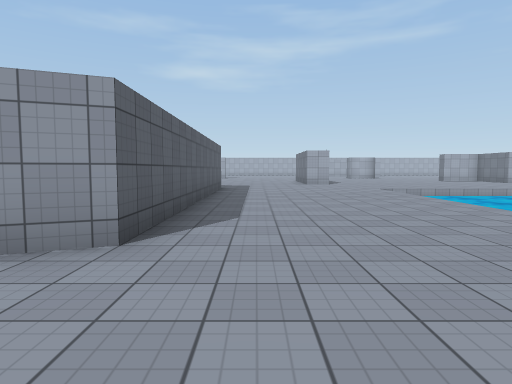
view 1 (above)

18 first-person views from a walk through a 3-D level made in the Unity game engine. The camera is 1.4 m above the floor, tilts 4° down and sees 75° across. The floor is counted in squares, 2 m on a side. Each view is taken from the middle of a square. On the plan, view 1 faces up. The plan holds only what a view shows up to about 10 squares ahead; the rest is blank. The place goes on beyond the plan. Surface patterns are stand-ins for the level's own textures.

view 2
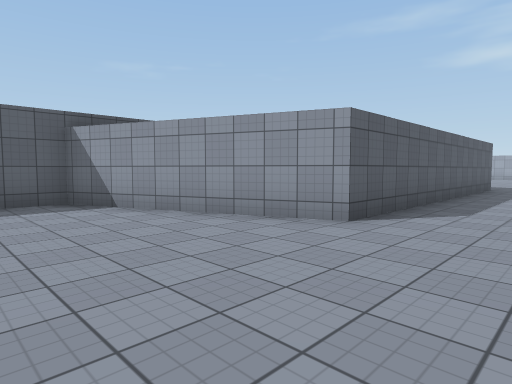

view 3
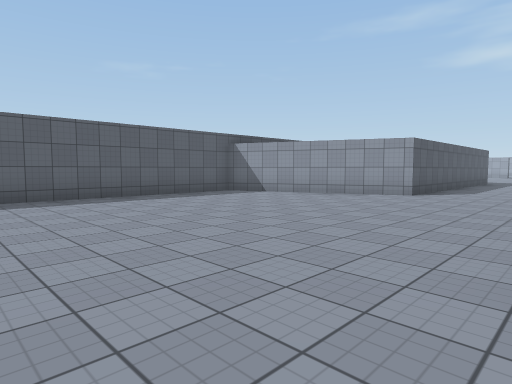

view 4
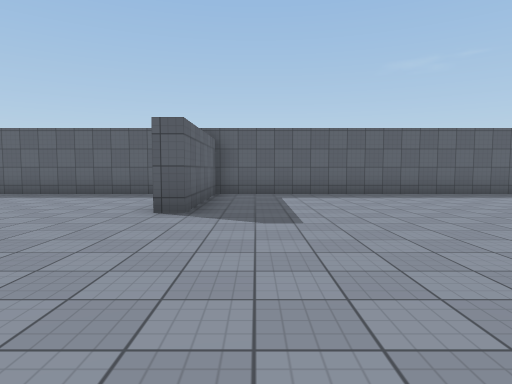

view 5
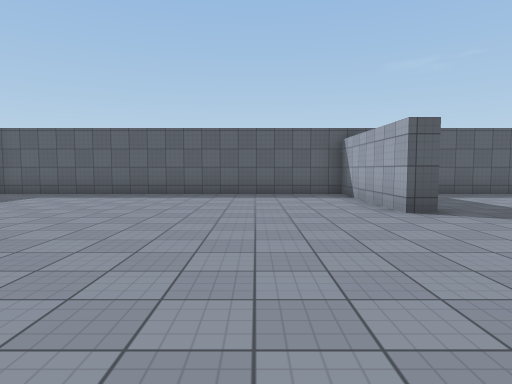

view 6
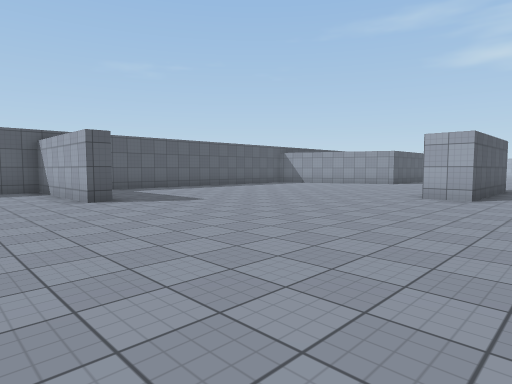

view 7
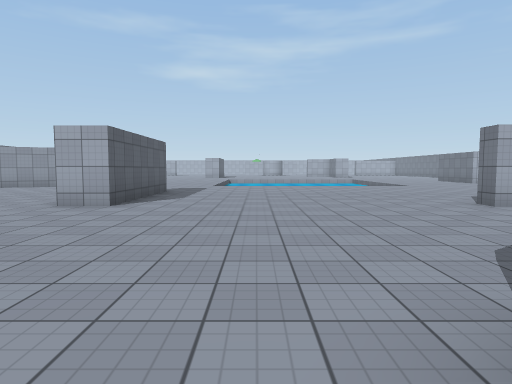

view 8
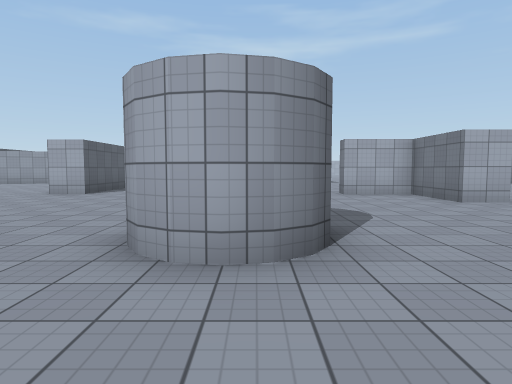

view 9
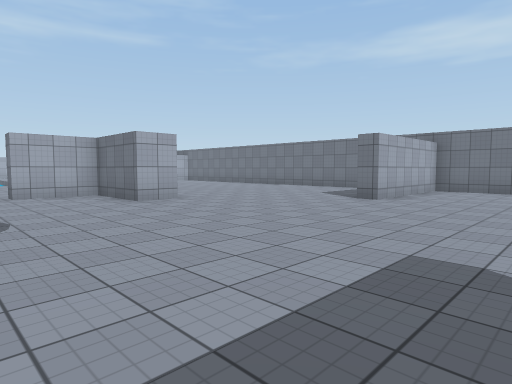

view 10
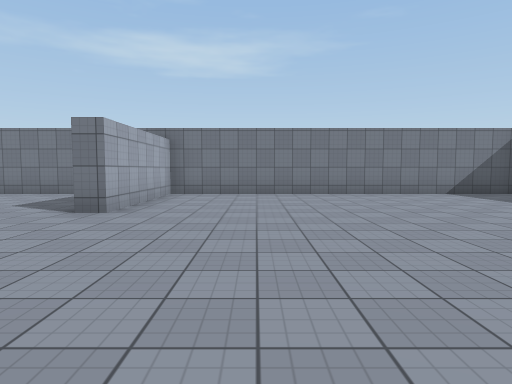

view 11
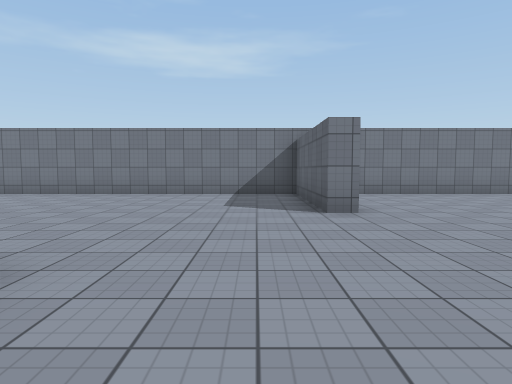

view 12
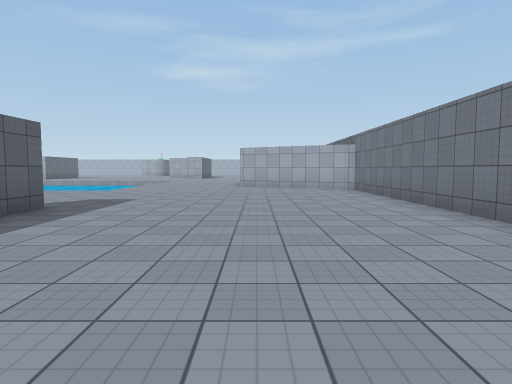

view 13
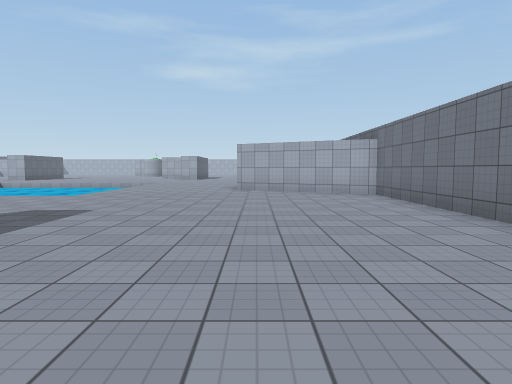

view 14
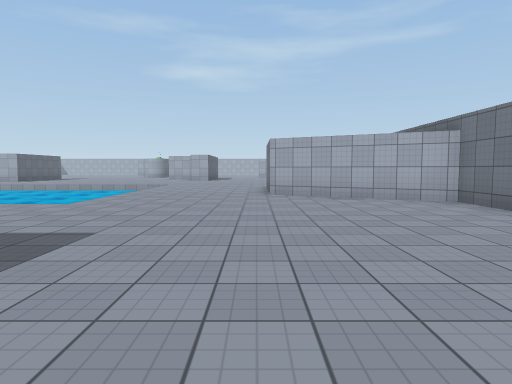

view 15
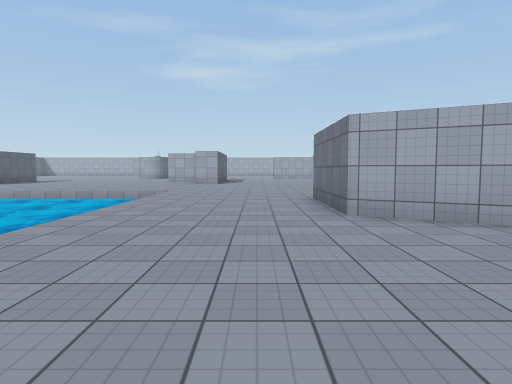

view 16
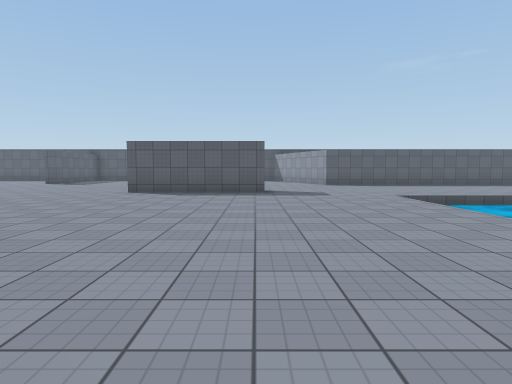

view 17
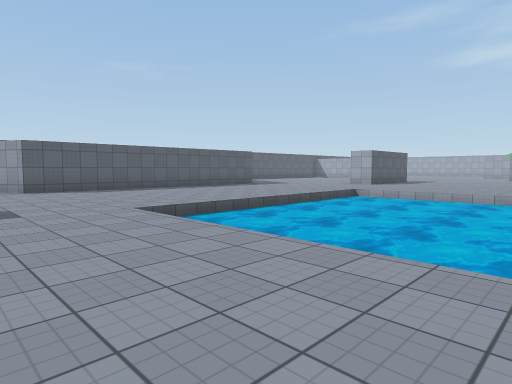

view 18
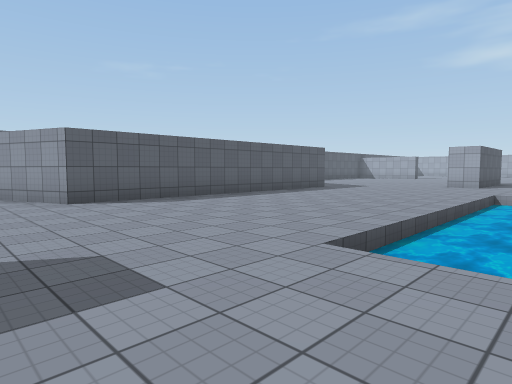

### Floor plan
Key: @ floor where view 1 was taken; # wall or solid block; . floor; ≈ water the walk keeps out of.
Columns run from 7 left of view 1 to 21 right of it. Each row starts with its distance up from view 1.
 11      #.  ...≈≈≈≈≈≈≈ ....
 10      #......≈≈≈≈≈≈≈≈....
  9      #......≈≈≈≈≈≈≈≈....#
  8      #......≈≈≈≈≈≈≈≈....#
  7      #......≈≈≈≈≈≈≈≈....#
  6      #......≈≈≈≈≈≈≈≈....###
  5      #......≈≈≈≈≈≈ ≈......##
  4      #......≈≈≈≈≈≈≈≈.......##
  3    ###......................#
  2  ###........................#
  1 ##..........................#
  0 #......@. #.................#
 -1 #........ #.................#
 -2 #.........#........ #.......#
 -3 #.........#........  .......#
 -4 #.................###.......#
 -5 #...................#.......#
 -6 #...................#.......#
 -7 #...........................#
 -8 #...........................#
 -9 #####.........  ........#####
-10 #.............##............#
-11 #...........................#
-12 #............ ..............#
-13 #.........     .............#
-14 #........           ........#
-15 #.......             .......#
-16 #.....                 .....#
-17 #....                   ....#
-18 #..                       ..#
-19 #.                         .#

Where each view was taken, in squares from view 1:
view 1: 0 up, 0 right, facing up
view 2: 1 down, 1 right, facing up-left
view 3: 6 down, 2 right, facing up-left
view 4: 8 down, 3 right, facing left
view 5: 12 down, 3 right, facing left
view 6: 12 down, 5 right, facing up-left
view 7: 10 down, 6 right, facing up
view 8: 13 down, 8 right, facing up
view 9: 13 down, 9 right, facing up-right
view 10: 12 down, 11 right, facing right
view 11: 8 down, 11 right, facing right
view 12: 7 down, 17 right, facing up
view 13: 5 down, 17 right, facing up
view 14: 3 down, 16 right, facing up
view 15: 1 up, 15 right, facing up
view 16: 0 up, 13 right, facing left
view 17: 1 up, 10 right, facing up-left
view 18: 1 up, 6 right, facing up-left
